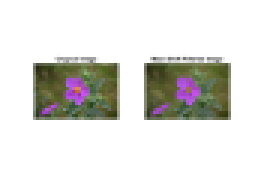
%> input picture Project/report/myMainScript.png, 85 x 63 px (shown 3 times larger)
$ octave --eval "result = myIntensitytxm('../../../Project/report/myMainScript.png');"   (GNU Octave 9; MATLAB toolbox functions it lacks are replaced by stand-ins)
%> lines starting %> are read from the running program, lines starting %| are printed output that depends on the picture
function [orig_img, he_img] = myIntensitytxm(pth)
%> called with pth = '../../../Project/report/myMainScript.png'
    orig_img = imread(pth);
%> orig_img is the input picture: size 63x85x3 uint8; mean R, G, B 222.6, 222.1, 217.9
    %alpha=double(median(orig_img,'all')/255);
    he_img = zeros(size(orig_img));
    for channel = 1:size(orig_img, 3)
    % calculate histogram
        [counts, ~] = imhist(orig_img(:,:,channel)); % ~ means ignore
        % calculate cdf
        alpha=double(median(orig_img(:,:,channel),'all'))/255;
        disp(alpha);
        cut =floor(alpha*size(counts));
        mcdf1 = cumsum(counts(1:1:cut)).*(alpha/sum(counts(1:1:cut)));
        mcdf2 = alpha+cumsum(counts(cut+1:1:end)).*((1-alpha)/sum(counts(cut+1:1:end)));
        tfm=cat(1,mcdf1,mcdf2);
        plot(tfm);
        % index using CDF values
        he_img(:,:,channel) = tfm(orig_img(:,:,channel)+1);
    end
%> this loop made 3 passes
%| 1
%| 1
%| 1
%> pass 1, in myIntensitytxm, `plot(tfm);`:
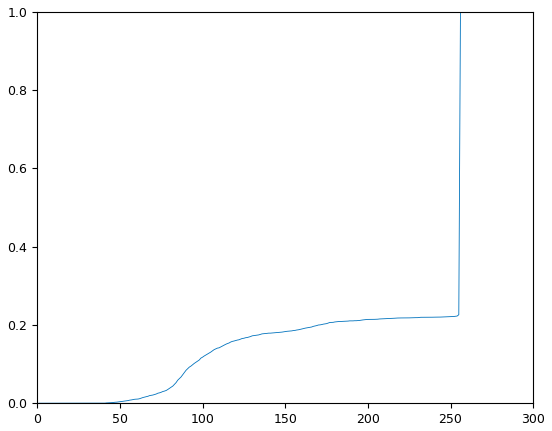
%> figure redrawn from the program's plot data; curve peaks at x = 256, y = 1
%> after the loop:
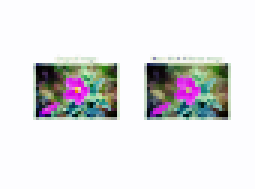
%> he_img: size 63x85x3 double (shown 3 times larger); mean R, G, B 0.201, 0.201, 0.202; drawn with min black and max white
end
